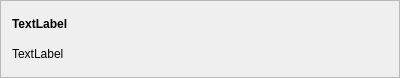
<?xml version="1.0" encoding="UTF-8"?>
<ui version="4.0">
 <class>tStatusFrame</class>
 <widget class="QFrame" name="tStatusFrame">
  <property name="geometry">
   <rect>
    <x>0</x>
    <y>0</y>
    <width>400</width>
    <height>78</height>
   </rect>
  </property>
  <property name="windowTitle">
   <string notr="true">Frame</string>
  </property>
  <property name="autoFillBackground">
   <bool>true</bool>
  </property>
  <property name="frameShape">
   <enum>QFrame::StyledPanel</enum>
  </property>
  <layout class="QVBoxLayout" name="verticalLayout">
   <item>
    <widget class="QLabel" name="titleLabel">
     <property name="font">
      <font>
       <bold>true</bold>
      </font>
     </property>
     <property name="text">
      <string notr="true">TextLabel</string>
     </property>
    </widget>
   </item>
   <item>
    <widget class="QLabel" name="textLabel">
     <property name="text">
      <string notr="true">TextLabel</string>
     </property>
     <property name="wordWrap">
      <bool>true</bool>
     </property>
    </widget>
   </item>
   <item>
    <layout class="QHBoxLayout" name="horizontalLayout">
     <property name="spacing">
      <number>0</number>
     </property>
     <item>
      <spacer name="horizontalSpacer">
       <property name="orientation">
        <enum>Qt::Horizontal</enum>
       </property>
       <property name="sizeHint" stdset="0">
        <size>
         <width>0</width>
         <height>0</height>
        </size>
       </property>
      </spacer>
     </item>
     <item>
      <layout class="QHBoxLayout" name="buttonLayout">
       <property name="spacing">
        <number>0</number>
       </property>
      </layout>
     </item>
    </layout>
   </item>
  </layout>
 </widget>
 <resources/>
 <connections/>
</ui>
